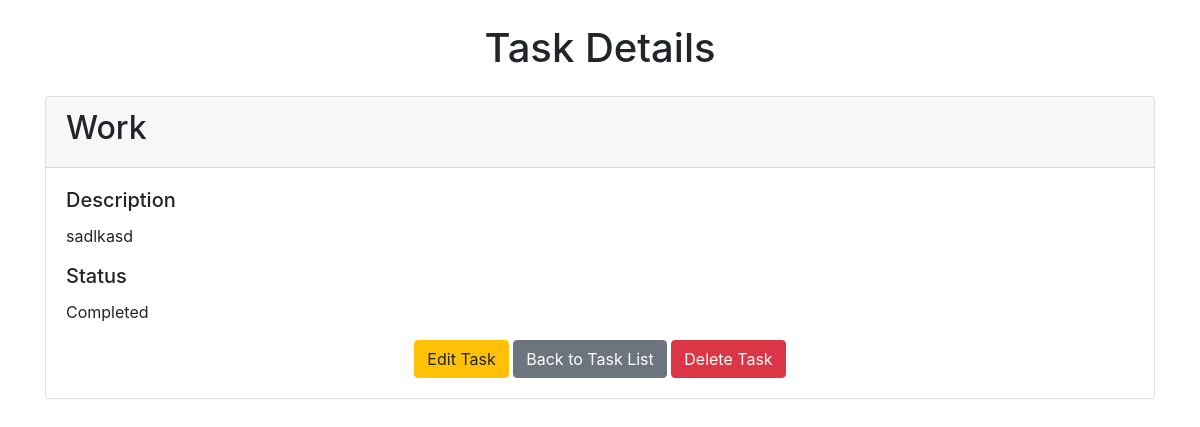
The app's page /task/1/, older data.
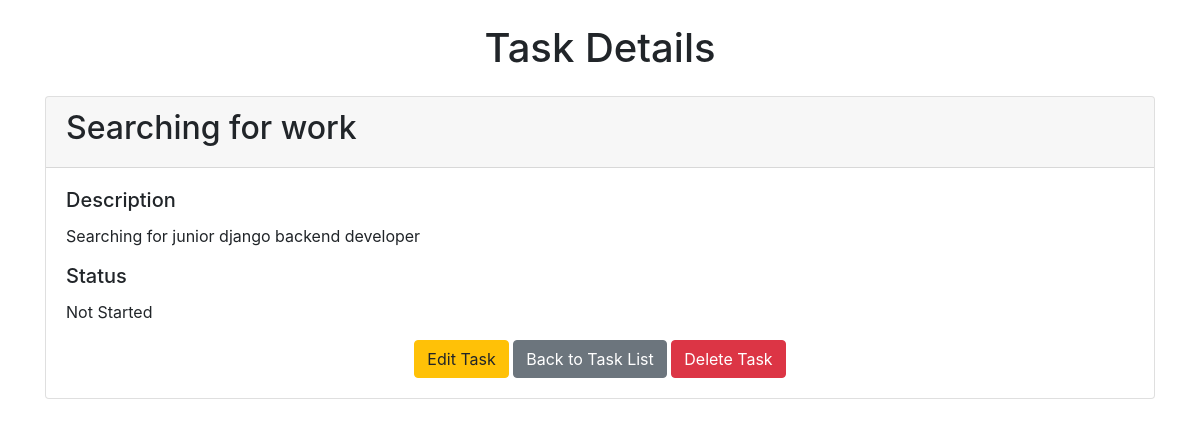
The same page, newer data.
### tasks/models.py (models this page shows, shortened)
class Task(models.Model):
    title = models.CharField(max_length=200)
    description = models.TextField()
    STATUS_CHOICES = [
        ('not_started', 'Not Started'),
        ('in_progress', 'In Progress'),
        ('completed', 'Completed'),
    ]
    status = models.CharField(max_length=20, choices=STATUS_CHOICES, default='not_started')

### tasks/views.py (the view)
# urls.py: path('task/<int:task_id>/', views.task_detail, name='task_detail'),
def task_detail(request, task_id):
    task = get_object_or_404(Task, id=task_id)
    return render(request, 'tasks/task_detail.html', {'task': task})

### tasks/templates/tasks/task_detail.html
{% extends 'base.html' %}
{% block content %}
<div class="container my-4">
    <h1 class="text-center mb-4">Task Details</h1>
    <div class="card">
        <div class="card-header">
            <h2>{{ task.title }}</h2>
        </div>
        <div class="card-body">
            <h5 class="card-title">Description</h5>
            <p class="card-text">{{ task.description }}</p>
            <h5 class="card-title">Status</h5>
            <p class="card-text">
                {% if task.status == 'not_started' %}
                    Not Started
                {% elif task.status == 'in_progress' %}
                    In Progress
                {% elif task.status == 'completed' %}
                    Completed
                {% endif %}
            </p>
            <div class="text-center">
                <a href="{% url 'task_update' task.id %}" class="btn btn-warning">Edit Task</a>
                <a href="{% url 'task_list' %}" class="btn btn-secondary">Back to Task List</a>
                <a href="{% url 'task_delete' task.id %}" class="btn btn-danger" onclick="return confirm('Are you sure you want to delete this task?');">Delete Task</a>
            </div>
        </div>
    </div>
</div>
{% endblock %}

Row changes from the older to the newer data that the page shows:
changed Task: title "Work" → "Searching for work"; description "sadlkasd" → "Searching for junior django backend developer"
Text that changed along with them:
text no longer shown: "Completed"
text now shown: "Not Started"
